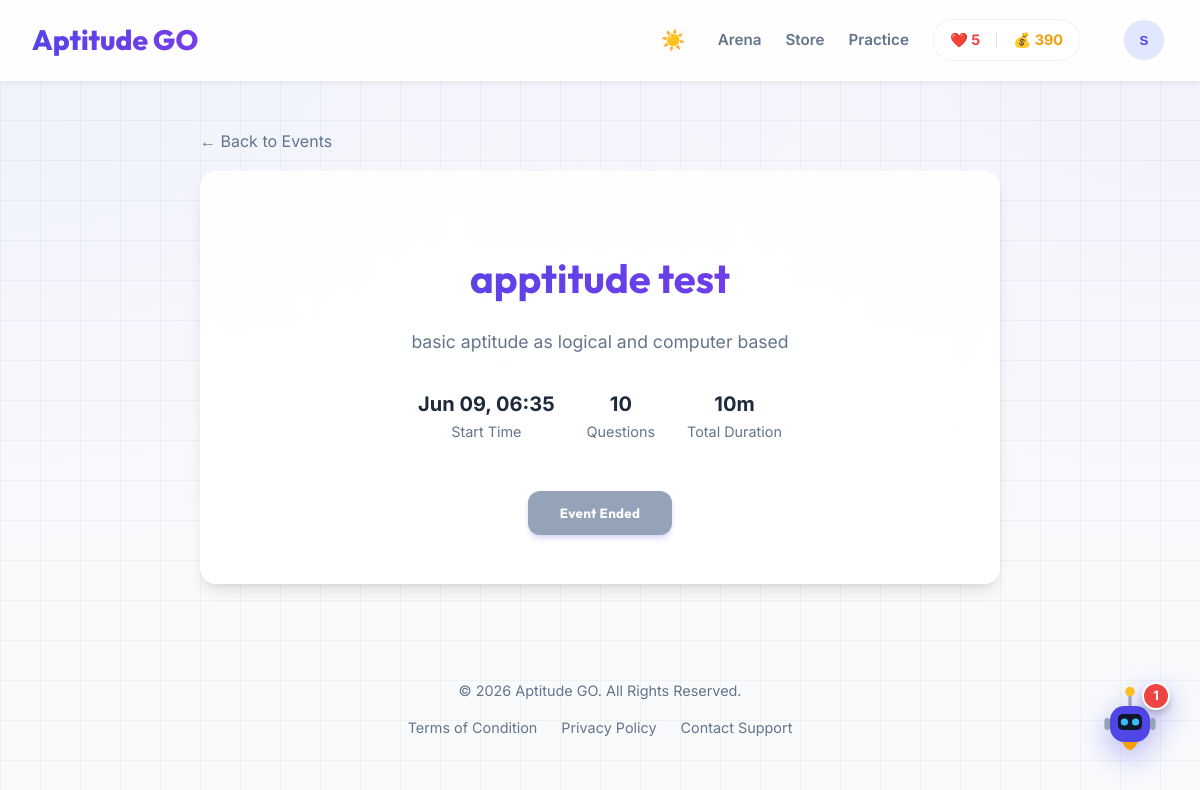
/events/1/ (signed in), run on the app's committed database.
### apps/users/models.py (models this page shows, shortened)
class CustomUser(AbstractUser):
    level = models.PositiveIntegerField(default=1)
    exp = models.PositiveIntegerField(default=0)
    coins = models.PositiveIntegerField(default=0)
    lives = models.PositiveIntegerField(default=5)
    last_life_refill = models.DateTimeField(null=True, blank=True)
    avatar = models.ImageField(upload_to='avatars/', null=True, blank=True)
    current_status = models.CharField(max_length=50, blank=True)
    interested_field = models.CharField(max_length=255, blank=True)
    organization = models.CharField(max_length=255, blank=True, help_text="Company Name, College, etc.")
    is_company = models.BooleanField(default=False)
    hiring_focus = models.CharField(max_length=255, blank=True)
    linkedin_url = models.URLField(max_length=255, blank=True, null=True)
    github_url = models.URLField(max_length=255, blank=True, null=True)

### apps/events/models.py (models this page shows, shortened)
class Event(models.Model):
    THRESHOLD_CHOICES = [
        ('TIME', 'Time Based (First Come First Serve)'),
        ('LEVEL', 'Level Based'),
    ]
    title = models.CharField(max_length=200)
    recruiter = models.ForeignKey(settings.AUTH_USER_MODEL, on_delete=models.CASCADE, related_name='created_events')
    category = models.ForeignKey(Category, on_delete=models.SET_NULL, null=True, blank=True)
    description = models.TextField(blank=True)
    start_time = models.DateTimeField()
    end_time = models.DateTimeField()
    total_questions = models.IntegerField(default=10)
    time_limit_seconds = models.IntegerField(default=600)  # Total time for the event test
    threshold_type = models.CharField(max_length=10, choices=THRESHOLD_CHOICES, default='TIME')
    threshold_value = models.IntegerField(default=0, help_text="Level required or Max participants")
    is_active = models.BooleanField(default=True)
    created_at = models.DateTimeField(auto_now_add=True)
    @property
    def is_live(self):
        now = timezone.now()
        return self.start_time <= now <= self.end_time
    @property
    def is_upcoming(self):
        return timezone.now() < self.start_time
    @property
    def test_duration_minutes(self):
        if self.time_limit_seconds <= 0:
            return 0
        return (self.time_limit_seconds + 59) // 60
    @property
    def duration_minutes(self):
        return self.test_duration_minutes

### apps/events/views.py (the view, shortened to what this page needs)
# urls.py: path('<int:event_id>/', views.event_detail, name='event_detail'),
@login_required
def event_detail(request, event_id):
    event = get_object_or_404(Event, id=event_id)
    registration = EventRegistration.objects.filter(user=request.user, event=event).first()
    is_registered = registration is not None
    return render(request, 'events/event_detail.html', {
        'event': event,
        'is_registered': is_registered,
        'registration': registration,
        'now': timezone.now()
    })

### apps/gamification/templatetags/gamification_tags.py (called while the page is built)
@register.simple_tag
def get_equipped_frame(user):
    if not user.is_authenticated:
        return None
    user_item = UserItem.objects.filter(user=user, item__item_type='FRAME', is_equipped=True).first()
    return user_item.item if user_item else None

### apps/users/context_processors.py (called while the page is built)
def site_settings(request):
    settings = SiteSetting.get_settings()
    return {
        'site_settings': settings
    }

### apps/users/models.py (called while the page is built)
    @classmethod
    def get_settings(cls):
        setting, created = cls.objects.get_or_create(id=1)
        return setting

### apps/users/templatetags/notification_tags.py (called while the page is built)
@register.simple_tag
def has_unread_messages(user):
    if not user.is_authenticated:
        return False
    return Message.objects.filter(
        conversation__participants=user,
        is_read=False
    ).exclude(sender=user).exists()

### templates/events/event_detail.html (shortened to what this page needs)
{% extends 'base.html' %}
{% block content %}
<div style="max-width: 800px; margin: 0 auto;">
    <a href="{% url 'event_list' %}" style="text-decoration: none; color: #64748b; display: flex; align-items: center; gap: 0.5rem; margin-bottom: 1rem;">
        ← Back to Events
    </a>
    <div class="card" style="text-align: center; padding: 3rem;">
        <h1 style="margin-bottom: 1rem; font-size: 2.5rem; background: var(--primary-gradient); -webkit-background-clip: text; -webkit-text-fill-color: transparent;">{{ event.title }}</h1>
        <p style="font-size: 1.1rem; color: #64748b; margin-bottom: 2rem; max-width: 600px; margin-left: auto; margin-right: auto;">{{ event.description }}</p>
        <div style="display: flex; gap: 2rem; justify-content: center; margin-bottom: 3rem;">
            <div>
                <div style="font-size: 1.25rem; font-weight: 700; color: var(--text-color);">{{ event.start_time|date:"M d, H:i" }}</div>
                <div style="font-size: 0.9rem; color: #64748b;">Start Time</div>
            </div>
            <div>
                <div style="font-size: 1.25rem; font-weight: 700; color: var(--text-color);">{{ event.total_questions }}</div>
                <div style="font-size: 0.9rem; color: #64748b;">Questions</div>
            </div>
            <div>
                <div style="font-size: 1.25rem; font-weight: 700; color: var(--text-color);">{{ event.duration_minutes }}m</div>
                <div style="font-size: 0.9rem; color: #64748b;">Total Duration</div>
            </div>
        </div>
        {% if not is_registered %}
            {% if event.is_live or event.is_upcoming %}
            <form method="post">
                {% csrf_token %}
                <button type="submit" name="register" class="btn" style="font-size: 1.25rem; padding: 1rem 3rem;">Register Now</button>
            </form>
            <p style="margin-top: 1rem; color: #64748b; font-size: 0.9rem;">
                {% if event.threshold_type == 'LEVEL' %}
                Requirement: Level {{ event.threshold_value }}+
                {% endif %}
            </p>
            {% else %}
            <button class="btn" disabled style="background: #94a3b8; cursor: not-allowed;">Event Ended</button>
            {% endif %}
        {% endif %}
    </div>
</div>
{% endblock %}

### templates/base.html (shortened to what this page needs)
{% load static %}
{% load notification_tags %}
<!DOCTYPE html>
<html lang="en">
<head>
</head>
<body>
    <header>
        <a href="{% url 'home' %}" class="logo">Aptitude GO</a>
        <nav style="display: flex; align-items: center; gap: 1.5rem;">
            <button id="themeToggle" class="theme-toggle" aria-label="Toggle Dark Mode">
                <span id="themeIcon">☀️</span>
            </button>
            <div class="nav-links">
                {% if user.is_authenticated %}
                {% if user.is_company %}
                <a href="{% url 'company_dashboard' %}"
                    class="nav-link {% if request.resolver_match.url_name == 'company_dashboard' %}active{% endif %}">Dashboard</a>
                <a href="{% url 'recruiter_events' %}"
                    class="nav-link {% if 'events' in request.path %}active{% endif %}">Events</a>
                <a href="#" class="nav-link">Find Talent</a>
                <div style="margin-left: 1rem; position: relative;" class="dropdown">
                    {% has_unread_messages user as unread_company %}
                    <button class="profile-btn" onclick="toggleDropdown(this)">
                        {{ user.username.0|upper }}
                    </button>
                    {% if unread_company %}
                    <span class="notification-dot"></span>
                    {% endif %}
                    <div class="dropdown-content">
                        <a href="{% url 'profile' %}">Profile</a>
                        <a href="{% url 'inbox' %}">Inbox</a>
                        <form action="{% url 'logout' %}" method="post">
                            {% csrf_token %}
                            <button type="submit">Log Out</button>
                        </form>
                    </div>
                </div>
                {% else %}
                {% if not user.is_superuser %}
                <a href="{% url 'arena_home' %}"
                    class="nav-link {% if request.resolver_match.url_name == 'arena_home' %}active{% endif %}">Arena</a>
                <a href="{% url 'store' %}"
                    class="nav-link {% if request.resolver_match.url_name == 'store' %}active{% endif %}">Store</a>
                <a href="{% url 'practice_arena' %}"
                    class="nav-link {% if request.resolver_match.url_name == 'practice_arena' %}active{% endif %}">Practice</a>
                <div class="stats-pill">
                    <span style="color: #ef4444;">❤️ {{ user.lives }}</span>
                    <span style="color: #f59e0b;">💰 {{ user.coins }}</span>
                </div>
                {% endif %}
                <div style="margin-left: 1rem; position: relative;" class="dropdown">
                    {% has_unread_messages user as unread_candidate %}
                    {% load gamification_tags %}
                    {% get_equipped_frame user as equipped_frame %}
                    <div
                        class="profile-container {% if equipped_frame and equipped_frame.name == 'Golden Frame' %}golden-frame-active{% endif %}">
                        <button class="profile-btn" onclick="toggleDropdown(this)">
                            {% if user.avatar %}
                            <img src="{{ user.avatar.url }}" style="width: 100%; height: 100%; object-fit: cover;">
                            {% else %}
                            {{ user.username.0|upper }}
                            {% endif %}
                        </button>
                    </div>
                </div>
                {% endif %}
                {% else %}
                <a href="{% url 'login' %}" class="nav-link">Log In</a>
                <a href="{% url 'role_selection' %}" class="btn" style="padding: 0.5rem 1rem; font-size: 0.9rem;">Sign
                    Up</a>
                {% endif %}
            </div>
        </nav>
    </header>
    <main class="container">
        {% block content %}
        {% endblock %}
    </main>
    <footer style="text-align: center; padding: 2rem; color: #64748b; font-size: 0.9rem;">
        <p>&copy; {% now "Y" %} Aptitude GO. All Rights Reserved<a href="{% url 'admin_access' %}"
                style="text-decoration: none; color: inherit; cursor: default;">.</a></p>
        <div style="margin-top: 0.5rem; display: flex; justify-content: center; gap: 1.5rem;">
            <a href="#" style="text-decoration: none; color: inherit; transition: color 0.2s;">Terms of Condition</a>
            <a href="#" style="text-decoration: none; color: inherit; transition: color 0.2s;">Privacy Policy</a>
            <a href="#" style="text-decoration: none; color: inherit; transition: color 0.2s;">Contact Support</a>
        </div>
    </footer>
    {% if user.is_authenticated %}
        {% include 'components/aptix_chat.html' %}
    {% endif %}
</body>
</html>

### templates/base.html (style rules this page uses)
:root { --primary-color: #4f46e5; --primary-gradient: linear-gradient(135deg, #4f46e5 0%, #7c3aed 100%); --accent-color: #f59e0b; --bg-color: #f8fafc; --text-color: #1e293b; --card-bg: rgba(255, 255, 255, 0.9); --shadow: 0 10px 15px -3px rgba(0, 0, 0, 0.1), 0 4px 6px -2px rgba(0, 0, 0, 0.05); --glow: 0 0 15px rgba(79, 70, 229, 0.3); --radius: 16px; }
.theme-toggle { background: none; border: none; cursor: pointer; font-size: 1.25rem; padding: 0.5rem; border-radius: 50%; transition: all 0.2s; color: var(--text-color); display: flex; align-items: center; justify-content: center; }
body { font-family: 'Inter', sans-serif; background-color: var(--bg-color); background-image: radial-gradient(at 0% 0%, rgba(79, 70, 229, 0.05) 0px, transparent 50%), radial-gradient(at 100% 0%, rgba(124, 58, 237, 0.05) 0px, transparent 50%), linear-gradient(rgba(148, 163, 184, 0.1) 1px, transparent 1px), linear-gradient(90deg, rgba(148, 163, 184, 0.1) 1px, transparent 1px); background-size: 100% 100%, 100% 100%, 40px 40px, 40px 40px; color: var(--text-color); margin: 0; padding: 0; line-height: 1.6; min-height: 100vh; transition: background-color 0.3s, color 0.3s; }
h1, h2, h3, h4, h5, h6, .logo { font-family: 'Outfit', sans-serif; }
header { background: var(--card-bg); backdrop-filter: blur(12px); box-shadow: 0 4px 6px -1px rgba(0, 0, 0, 0.05); border-bottom: 1px solid rgba(255, 255, 255, 0.5); padding: 1rem 2rem; display: flex; justify-content: space-between; align-items: center; position: sticky; top: 0; z-index: 100; transition: background 0.3s; }
.logo { font-size: 1.75rem; font-weight: 800; background: var(--primary-gradient); -webkit-background-clip: text; background-clip: text; -webkit-text-fill-color: transparent; text-decoration: none; display: flex; align-items: center; gap: 0.5rem; }
nav a { text-decoration: none; color: #64748b; font-weight: 600; transition: all 0.2s; font-size: 0.95rem; }
.profile-container { position: relative; display: inline-block; border-radius: 50%; padding: 3px; transition: all 0.3s ease; }
.container { max-width: 1200px; margin: 3rem auto; padding: 0 1.5rem; }
.btn { display: inline-flex; align-items: center; justify-content: center; background: var(--primary-gradient); color: white; padding: 0.875rem 2rem; border-radius: 12px; text-decoration: none; font-weight: 700; font-family: 'Outfit', sans-serif; transition: all 0.3s cubic-bezier(0.4, 0, 0.2, 1); border: none; cursor: pointer; box-shadow: 0 4px 6px -1px rgba(79, 70, 229, 0.2), 0 2px 4px -1px rgba(79, 70, 229, 0.1); position: relative; overflow: hidden; letter-spacing: 0.025em; }
.card { background: var(--card-bg); border: 1px solid rgba(255, 255, 255, 0.6); border-radius: var(--radius); box-shadow: var(--shadow); padding: 2.5rem; transition: all 0.3s ease; backdrop-filter: blur(8px); }
.nav-links { display: flex; align-items: center; gap: 1.5rem; }
.profile-btn { background: #e0e7ff; color: var(--primary-color); border: 2px solid transparent; width: 40px; height: 40px; border-radius: 50%; display: flex; align-items: center; justify-content: center; font-weight: 700; cursor: pointer; transition: all 0.2s; overflow: hidden; padding: 0; }
.dropdown { position: relative; }
.dropdown::after { content: ""; position: absolute; top: 100%; right: 0; width: 160px; height: 1.5rem; background: transparent; }
.stats-pill { display: flex; align-items: center; gap: 1rem; background: rgba(255, 255, 255, 0.5); padding: 0.5rem 1rem; border-radius: 20px; border: 1px solid rgba(0, 0, 0, 0.05); font-size: 0.9rem; font-weight: 700; }
.profile-container { position: relative; padding: 4px; border-radius: 50%; display: flex; align-items: center; justify-content: center; transition: all 0.3s ease; }

### templates/components/aptix_chat.html (style rules this page uses)
:root { --aptix-primary: #4f46e5; --aptix-bg: #ffffff; --aptix-text: #1e293b; --aptix-border: #e2e8f0; }

### data on the page
CustomUser: lives "5", coins "390", username.0 "S"
Event: title "apptitude test", description "basic aptitude as logical and computer based", start_time "Jun 09, 06:35", total_questions "10", duration_minutes "10"
